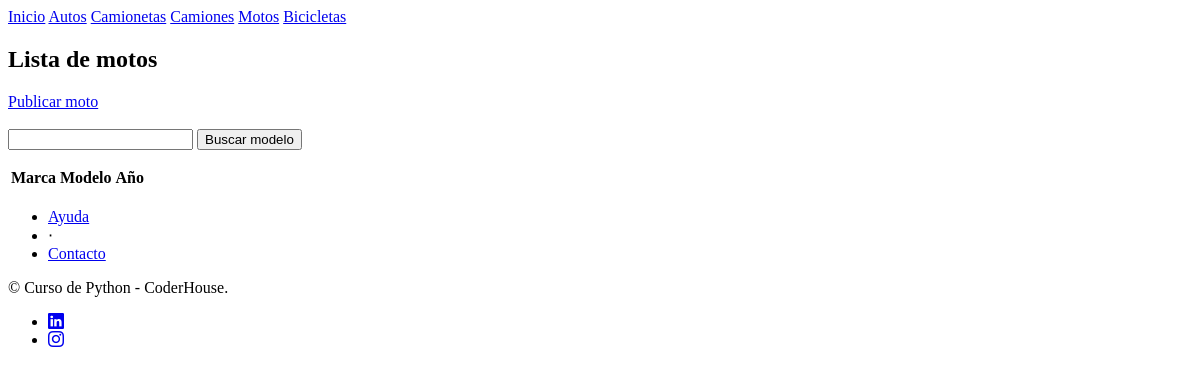
The app's page /listados/lista_motos/, older data.
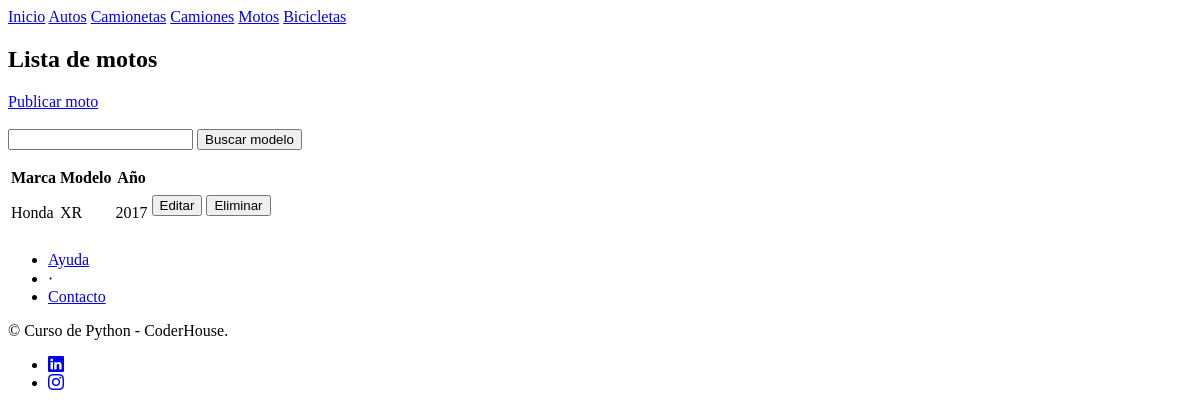
The same page, newer data.
### app_preentrega/models.py (models this page shows, shortened)
class motos (models.Model):
    marca = models.CharField(max_length=50)
    modelo = models.CharField(max_length=50)
    ano = models.CharField(max_length=4)
    color = models.CharField(max_length=15)
    equipamiento = models.CharField(max_length=100)
    descripcion = models.CharField(max_length=200)

### app_preentrega/views.py (the view)
# urls.py: path('lista_motos/', lista_motos, name="motos"),
def lista_motos(request): #esto renderiza una lista con el contexto que se le pase
    contexto = {
        "motos" : motos.objects.all()
    }
    http_response = render(
        request = request,
        template_name = 'pre_entrega/lista_motos.html',
        context = contexto,
    )
    return http_response

### app_preentrega/templates/pre_entrega/lista_motos.html (shortened to what this page needs)
{% extends "pre_entrega/base.html" %}
{% block contenido%}
<section>
    <div>
        <h1>Lista de motos</h1>
        <a class="navbar-brand" href="{% url 'subir_motos' %}"> Publicar moto </a>
        <br><br>
        <form action="{% url 'buscar_motos' %}" method="POST">
            <input type="text" name="busqueda">
            <input type="submit" value="Buscar modelo">
        </form>
        <table class="table">
            <tbody>
                <tr>
                    <th> Marca </th>
                    <th> Modelo </th>
                    <th> Año </th>
                    <th>  </th>
                </tr>
                <tr>
                {% for moto in motos %}
                    <td> {{moto.marca}} </td>
                    <td> {{moto.modelo}} </td>
                    <td> {{moto.ano}} </td>
                    <td>
                        <form action="{% url 'editar_motos' moto.id %}" >
                            <input type="submit" value="Editar"/>
                        </form>
                    </td>
                    <td>
                        <form action="{% url 'eliminar_motos' moto.id %}" method="POST">
                            <input type="submit" value="Eliminar"/>
                        </form>
                    </td>
                </tr>
                {% endfor %}
            </tbody>
        </table>
    </div>
</section>
{% endblock contenido%}

Row changes from the older to the newer data that the page shows:
added motos: marca "Honda", modelo "XR", ano "2017"
